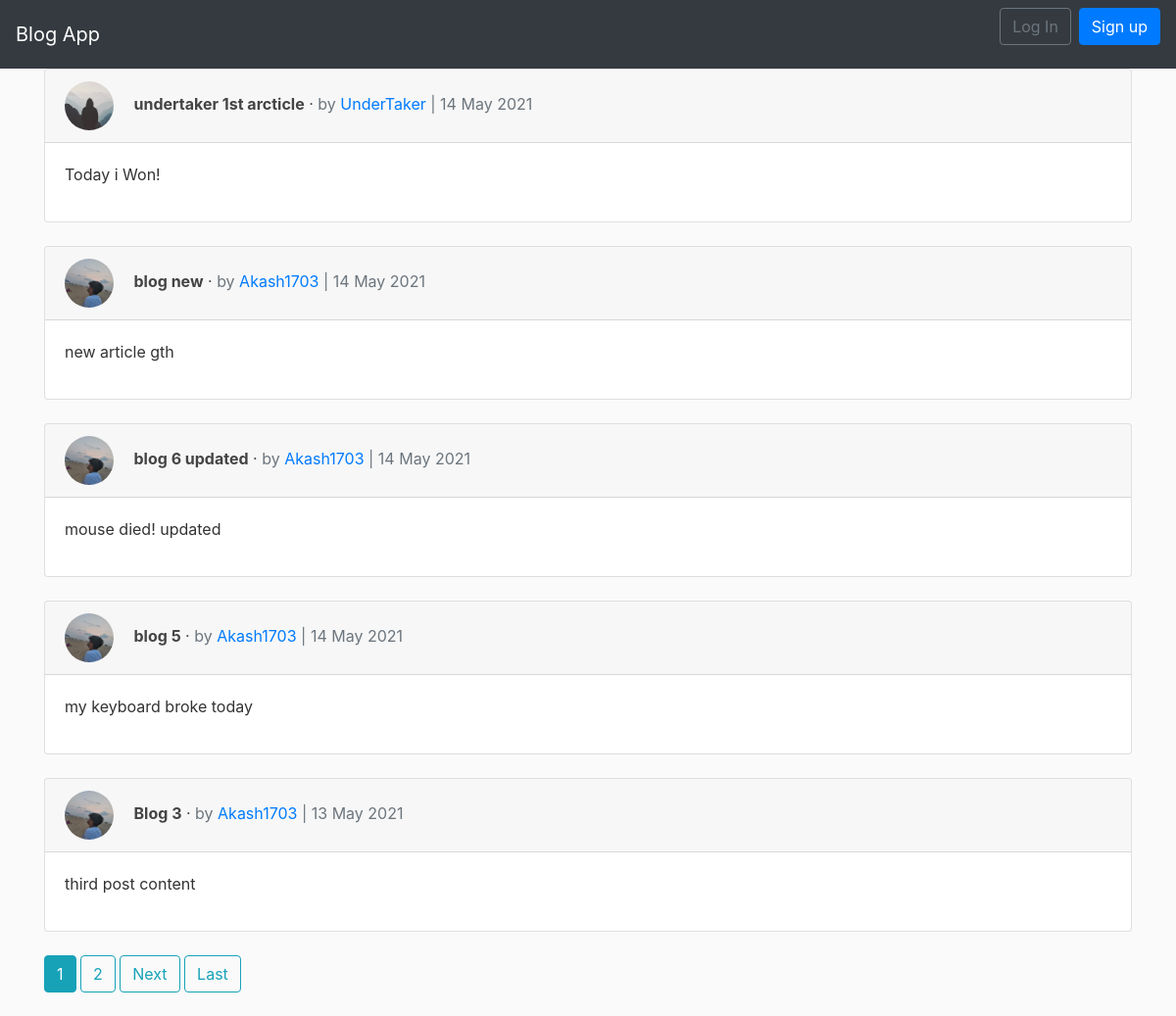
The app's page /, older data.
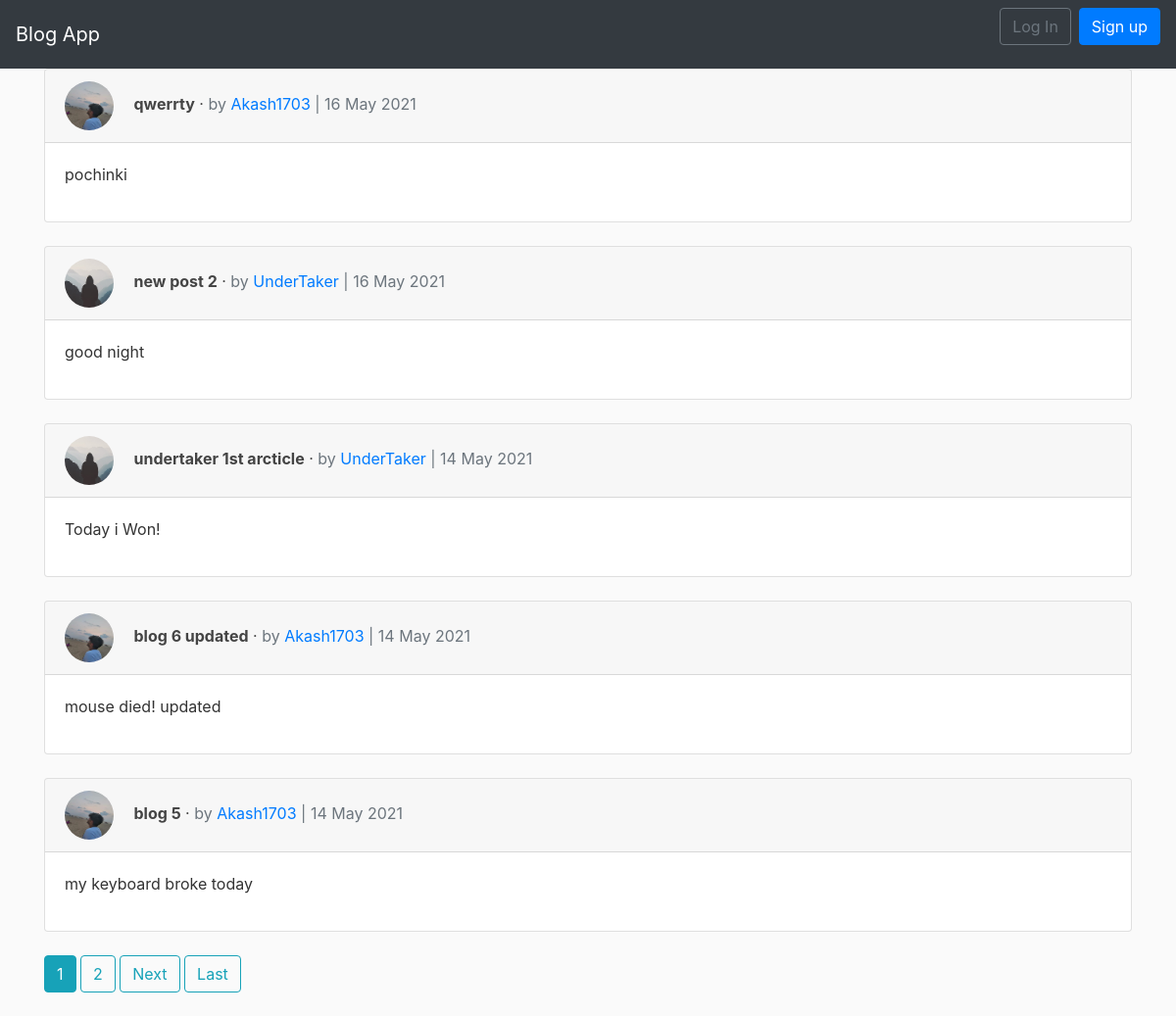
The same page, newer data.
### blog/models.py (models this page shows, shortened)
class Post(models.Model):
    title = models.CharField(max_length = 250)
    content = models.TextField()
    post_posted = models.DateTimeField(default = timezone.now)
    author = models.ForeignKey(User, on_delete = models.CASCADE)

### users/models.py (models this page shows, shortened)
class Profile(models.Model):
    user = models.OneToOneField(User,on_delete = models.CASCADE)
    image = models.ImageField(default = 'default.jpg', upload_to = 'profile_pics')

### blog/views.py (the view)
# urls.py: path('', PostListView.as_view(), name='blog-home'),
class PostListView(ListView):
    model = Post
    template_name = 'blog/index.html'
    context_object_name = 'posts'
    ordering = ['-post_posted']
    paginate_by = 5

### blog/templates/blog/index.html (shortened to what this page needs)
{% extends 'blog/base.html' %}
{% block content %}
{% for post in posts %}
    <div class=" card " >
      <div class="  card-header ">
        <img class = " rounded-circle article-img"src="{{ post.author.profile.image.url }}" alt="">
        <a  class = "article-title"href="{% url 'post-detail' post.pk %}" ><span class="font-weight-bold ">{{ post.title }}</span> &middot;</a>
       <span class="text-muted">by  <a href="{% url 'profile' %}">{{ post.author }} </a>| {{ post.post_posted|date:'d F Y' }}</span>
      </div>
      <div class="card-body">
        {{ post.content|safe|truncatewords:"80"|linebreaks }}
      </div>
    </div>
    <br />
  {% endfor %}
{% if is_paginated %}
      {% for num in page_obj.paginator.page_range %}
        {% if page_obj.number == num %}
          <a class="btn btn-info mb-4" href="?page={{ num }}">{{ num }}</a>
        {% elif num > page_obj.number|add:'-3' and num < page_obj.number|add:'3' %}
          <a class="btn btn-outline-info mb-4" href="?page={{ num }}">{{ num }}</a>
        {% endif %}
      {% endfor %}
      {% if page_obj.has_next %}
        <a class="btn btn-outline-info mb-4" href="?page={{ page_obj.next_page_number }}">Next</a>
        <a class="btn btn-outline-info mb-4" href="?page={{ page_obj.paginator.num_pages }}">Last</a>
      {% endif %}
    {% endif %}
{% endblock content %}

Row changes from the older to the newer data that the page shows:
removed Post: author.profile.image (picture), title "blog new", author "Akash1703", post_posted "14 May 2021", content "new article gth"
no longer on this page (row unchanged): Post: author.profile.image (picture), title "Blog 3", author "Akash1703", post_posted "13 May 2021", content "third post content"
added Post: author.profile.image (picture), title "qwerrty", author "Akash1703", post_posted "16 May 2021", content "pochinki"
added Post: author.profile.image (placeholder picture), title "new post 2", author "UnderTaker", post_posted "16 May 2021", content "good night"
